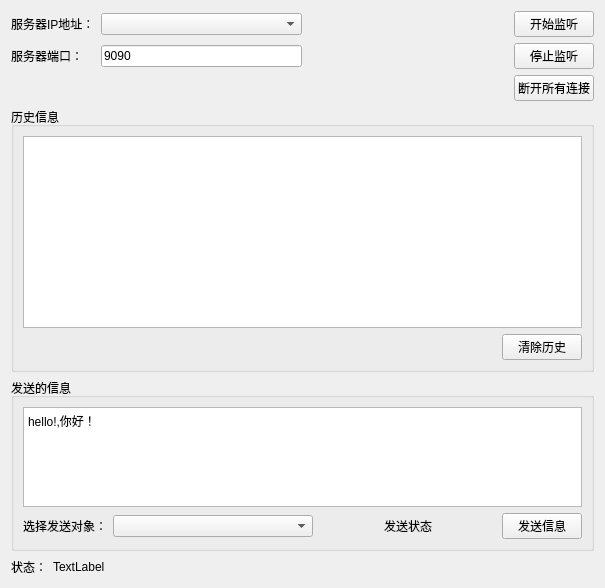
          <widget class="QWidget" name="TCP_Server_widget">
           <attribute name="title">
            <string>TCP_Server</string>
           </attribute>
           <layout class="QGridLayout" name="gridLayout_5">
            <item row="1" column="1">
             <widget class="QLineEdit" name="tcp_s_port_ledit">
              <property name="text">
               <string>9090</string>
              </property>
             </widget>
            </item>
            <item row="0" column="1">
             <widget class="QComboBox" name="tcp_s_ip_cbox"/>
            </item>
            <item row="3" column="0" colspan="4">
             <widget class="QGroupBox" name="groupBox_2">
              <property name="title">
               <string>历史信息</string>
              </property>
              <layout class="QGridLayout" name="gridLayout_4">
               <item row="0" column="0" colspan="2">
                <widget class="QListWidget" name="tcp_server_listWidget"/>
               </item>
               <item row="1" column="0">
                <spacer name="horizontalSpacer_7">
                 <property name="orientation">
                  <enum>Qt::Horizontal</enum>
                 </property>
                 <property name="sizeHint" stdset="0">
                  <size>
                   <width>473</width>
                   <height>20</height>
                  </size>
                 </property>
                </spacer>
               </item>
               <item row="1" column="1">
                <widget class="QPushButton" name="tcp_s_history_clear">
                 <property name="text">
                  <string>清除历史</string>
                 </property>
                </widget>
               </item>
              </layout>
             </widget>
            </item>
            <item row="4" column="0" colspan="4">
             <widget class="QGroupBox" name="groupBox">
              <property name="sizePolicy">
               <sizepolicy hsizetype="Preferred" vsizetype="Fixed">
                <horstretch>0</horstretch>
                <verstretch>0</verstretch>
               </sizepolicy>
              </property>
              <property name="title">
               <string>发送的信息</string>
              </property>
              <layout class="QGridLayout" name="gridLayout_8">
               <item row="0" column="0" colspan="6">
                <widget class="QTextEdit" name="tcp_s_send_textEdit">
                 <property name="sizePolicy">
                  <sizepolicy hsizetype="Expanding" vsizetype="Expanding">
                   <horstretch>0</horstretch>
                   <verstretch>0</verstretch>
                  </sizepolicy>
                 </property>
                 <property name="maximumSize">
                  <size>
                   <width>16777215</width>
                   <height>100</height>
                  </size>
                 </property>
                 <property name="html">
                  <string>&lt;!DOCTYPE HTML PUBLIC &quot;-//W3C//DTD HTML 4.0//EN&quot; &quot;http://www.w3.org/TR/REC-html40/strict.dtd&quot;&gt;
&lt;html&gt;&lt;head&gt;&lt;meta name=&quot;qrichtext&quot; content=&quot;1&quot; /&gt;&lt;style type=&quot;text/css&quot;&gt;
p, li { white-space: pre-wrap; }
&lt;/style&gt;&lt;/head&gt;&lt;body style=&quot; font-family:'SimSun'; font-size:9pt; font-weight:400; font-style:normal;&quot;&gt;
&lt;p style=&quot; margin-top:0px; margin-bottom:0px; margin-left:0px; margin-right:0px; -qt-block-indent:0; text-indent:0px;&quot;&gt;hello!,你好！&lt;/p&gt;&lt;/body&gt;&lt;/html&gt;</string>
                 </property>
                </widget>
               </item>
               <item row="1" column="0">
                <widget class="QLabel" name="label">
                 <property name="text">
                  <string>选择发送对象：</string>
                 </property>
                </widget>
               </item>
               <item row="1" column="1">
                <widget class="QComboBox" name="tcp_s_select_cbox">
                 <property name="sizePolicy">
                  <sizepolicy hsizetype="Expanding" vsizetype="Fixed">
                   <horstretch>0</horstretch>
                   <verstretch>0</verstretch>
                  </sizepolicy>
                 </property>
                 <property name="minimumSize">
                  <size>
                   <width>200</width>
                   <height>0</height>
                  </size>
                 </property>
                </widget>
               </item>
               <item row="1" column="2">
                <spacer name="horizontalSpacer">
                 <property name="orientation">
                  <enum>Qt::Horizontal</enum>
                 </property>
                 <property name="sizeHint" stdset="0">
                  <size>
                   <width>40</width>
                   <height>20</height>
                  </size>
                 </property>
                </spacer>
               </item>
               <item row="1" column="3">
                <widget class="QLabel" name="tcp_s_send_state">
                 <property name="text">
                  <string>发送状态</string>
                 </property>
                </widget>
               </item>
               <item row="1" column="4">
                <spacer name="horizontalSpacer_2">
                 <property name="orientation">
                  <enum>Qt::Horizontal</enum>
                 </property>
                 <property name="sizeHint" stdset="0">
                  <size>
                   <width>37</width>
                   <height>20</height>
                  </size>
                 </property>
                </spacer>
               </item>
               <item row="1" column="5">
                <widget class="QPushButton" name="tcp_s_send_btn">
                 <property name="text">
                  <string>发送信息</string>
                 </property>
                </widget>
               </item>
              </layout>
             </widget>
            </item>
            <item row="0" column="0">
             <widget class="QLabel" name="label_3">
              <property name="text">
               <string>服务器IP地址：</string>
              </property>
             </widget>
            </item>
            <item row="1" column="0">
             <widget class="QLabel" name="label_4">
              <property name="text">
               <string>服务器端口：</string>
              </property>
             </widget>
            </item>
            <item row="2" column="0" colspan="2">
             <spacer name="horizontalSpacer_8">
              <property name="orientation">
               <enum>Qt::Horizontal</enum>
              </property>
              <property name="sizeHint" stdset="0">
               <size>
                <width>40</width>
                <height>20</height>
               </size>
              </property>
             </spacer>
            </item>
            <item row="5" column="0" colspan="4">
             <layout class="QHBoxLayout" name="horizontalLayout">
              <item>
               <widget class="QLabel" name="label_15">
                <property name="sizePolicy">
                 <sizepolicy hsizetype="Fixed" vsizetype="Preferred">
                  <horstretch>0</horstretch>
                  <verstretch>0</verstretch>
                 </sizepolicy>
                </property>
                <property name="text">
                 <string>状态：</string>
                </property>
               </widget>
              </item>
              <item>
               <widget class="QLabel" name="tcp_s_socket_state">
                <property name="text">
                 <string>TextLabel</string>
                </property>
               </widget>
              </item>
              <item>
               <spacer name="horizontalSpacer_17">
                <property name="orientation">
                 <enum>Qt::Horizontal</enum>
                </property>
                <property name="sizeHint" stdset="0">
                 <size>
                  <width>40</width>
                  <height>20</height>
                 </size>
                </property>
               </spacer>
              </item>
             </layout>
            </item>
            <item row="2" column="3">
             <widget class="QPushButton" name="tcp_s_unconnect_btn">
              <property name="text">
               <string>断开所有连接</string>
              </property>
             </widget>
            </item>
            <item row="1" column="3">
             <widget class="QPushButton" name="tcp_s_close_btn">
              <property name="text">
               <string>停止监听</string>
              </property>
             </widget>
            </item>
            <item row="0" column="3">
             <widget class="QPushButton" name="tcp_s_listen_btn">
              <property name="text">
               <string>开始监听</string>
              </property>
             </widget>
            </item>
            <item row="0" column="2">
             <spacer name="horizontalSpacer_14">
              <property name="orientation">
               <enum>Qt::Horizontal</enum>
              </property>
              <property name="sizeHint" stdset="0">
               <size>
                <width>40</width>
                <height>20</height>
               </size>
              </property>
             </spacer>
            </item>
            <item row="1" column="2">
             <spacer name="horizontalSpacer_15">
              <property name="orientation">
               <enum>Qt::Horizontal</enum>
              </property>
              <property name="sizeHint" stdset="0">
               <size>
                <width>40</width>
                <height>20</height>
               </size>
              </property>
             </spacer>
            </item>
           </layout>
          </widget>
